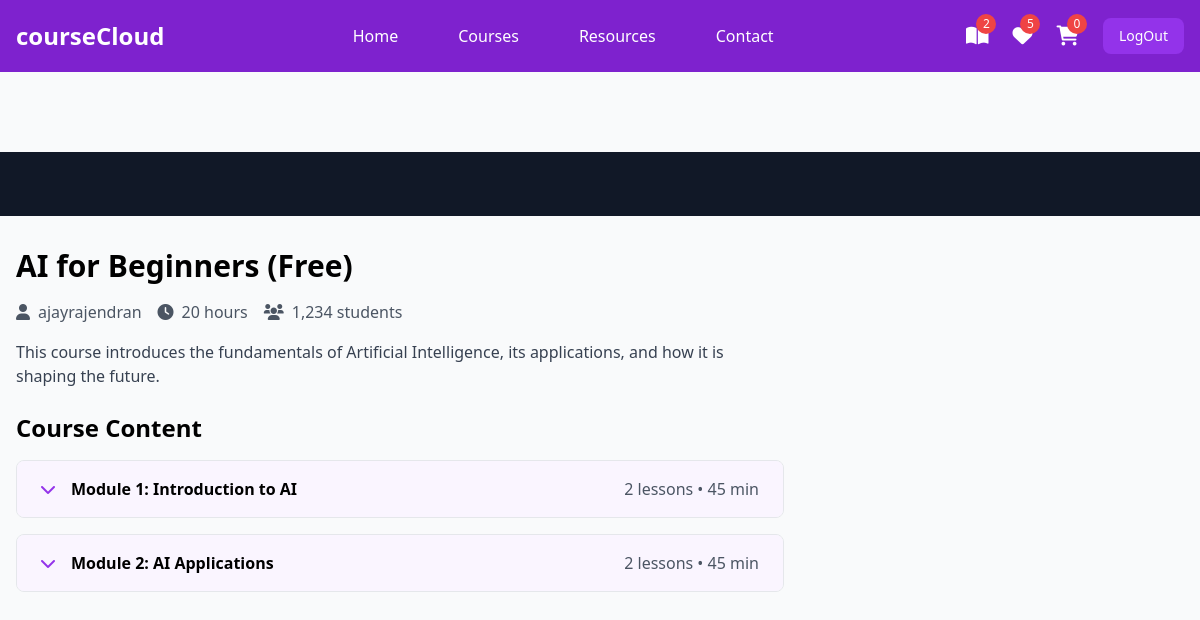
Screenshot of /student/courses/5/watch/ (signed in) with the database file from the repository.
### instructor/models.py (models this page shows, shortened)
class User(AbstractUser):
    ROLE_CHOICES =(
        ("instructor","Instructor"),
        ("student","Student")
    )
    role=models.CharField(max_length=20,choices=ROLE_CHOICES,default="student")

class Course(models.Model):
    title=models.CharField(max_length=200)
    description=models.TextField()
    price=models.DecimalField(decimal_places=2,max_digits=7)
    owner=models.ForeignKey(User,on_delete=models.SET_NULL,related_name="courses",null=True)
    is_free=models.BooleanField(default=False)
    picture=models.ImageField(upload_to="courseimages",null=True,blank=True,default="courseimages/default.png")
    thumbnail=EmbedVideoField()
    category_objects=models.ManyToManyField(Category)
    created_at=models.DateTimeField(auto_now_add=True)
    updated_at=models.DateTimeField(auto_now=True)

class Module(models.Model):
    title=models.CharField(max_length=200)
    course_object=models.ForeignKey(Course,on_delete=models.CASCADE,related_name="modules")
    order=models.PositiveIntegerField()

### student/views.py (the view)
# urls.py: path('courses/<int:pk>/watch/',views.LessonDetailView.as_view(),name="lesson-detail"),
@method_decorator(signin_required,name="dispatch")
class LessonDetailView(View):
    def get(self,request,*args,**kwargs):
        course_id=kwargs.get("pk")
        course_instance=Course.objects.get(id=course_id)
        purchased_courses=request.user.purchase.filter(is_paid=True).values_list("course_objects",flat=True)
        if course_instance.id not in purchased_courses:
            return redirect("index")
        query_params=request.GET
        module_id=query_params.get("module") if "module" in query_params else course_instance.modules.first().id
        module_instance=Module.objects.get(id=module_id,course_object=course_instance)
        lesson_id=query_params.get("lesson") if "lesson" in query_params else module_instance.lessons.first().id
        lesson_instance=Lesson.objects.get(id=lesson_id,module_object=module_instance)
        return render(request,"lesson_detail.html",{"course":course_instance,"lesson":lesson_instance})

### student/context_processors.py (called while the page is built)
def course_context(request):
    count=0
    if request.user.is_authenticated:
        orders=request.user.purchase.filter(is_paid=True)
        count=len([c for o in orders for c in o.course_objects.all()])
    return {"count":count}

### student/templates/lesson_detail.html (shortened to what this page needs)
{%extends 'base.html'%}
{%load embed_video_tags%}
{%block main_block%}
    <div class="pt-20">
        <div class="bg-gray-900 w-full">
            <div class="max-w-screen-xl mx-auto px-4 py-8">
            </div>
        </div>
        <div class="max-w-screen-xl mx-auto px-4 py-8 grid grid-cols-1 lg:grid-cols-3 gap-8">
            <div class="lg:col-span-2">
                <h1 class="text-3xl font-bold mb-4">{{course.title}}</h1>
                <div class="flex items-center mb-4 text-gray-600">
                    <span class="mr-4"><i class="fas fa-user mr-2"></i>{{course.owner}}</span>
                    <span class="mr-4"><i class="fas fa-clock mr-2"></i>20 hours</span>
                    <span><i class="fas fa-users mr-2"></i>1,234 students</span>
                </div>
                <p class="text-gray-700 mb-6">{{course.description}}</p>
                <div class="space-y-4">
                    <h2 class="text-2xl font-bold mb-4">Course Content</h2>
                    {%for module in course.modules.all%}
                    <div class="border rounded-lg overflow-hidden">
                        <button class="w-full px-6 py-4 bg-purple-50 hover:bg-purple-100 flex items-center justify-between" onclick="toggleModule('module{{forloop.counter}}')">
                            <div class="flex items-center">
                                <i class="fas fa-chevron-down mr-4 text-purple-600"></i>
                                <span class="font-semibold">Module {{forloop.counter}}: {{module.title}}</span>
                            </div>
                            <span class="text-gray-600">{{module.lessons.all.count}} lessons • 45 min</span>
                        </button>
                    </div>
                    {%endfor%}
                </div>
            </div>
        </div>
    </div>
{%endblock%}

### student/templates/base.html (shortened to what this page needs)
<!DOCTYPE html>
<html lang="en">
<head>
    <script src="https://cdn.tailwindcss.com"></script>
    <link href="https://cdnjs.cloudflare.com/ajax/libs/font-awesome/6.0.0/css/all.min.css" rel="stylesheet">
</head>
<body class="bg-gray-50">
    <nav class="bg-purple-700 fixed w-full z-20 top-0 left-0 sticky">
        <div class="max-w-screen-xl flex flex-wrap items-center justify-between mx-auto p-4">
            <a href="#" class="flex items-center">
                <span class="self-center text-2xl font-semibold text-white">courseCloud</span>
            </a>
            <div class="items-center justify-between hidden w-full md:flex md:w-auto md:order-1">
                <ul class="flex flex-col p-4 md:p-0 mt-4 font-medium md:flex-row md:space-x-8 md:mt-0">
                    <li><a href="#" class="block py-2 pl-3 pr-4 text-white hover:text-purple-200">Home</a></li>
                    <li><a href="#" class="block py-2 pl-3 pr-4 text-white hover:text-purple-200">Courses</a></li>
                    <li><a href="#" class="block py-2 pl-3 pr-4 text-white hover:text-purple-200">Resources</a></li>
                    <li><a href="#" class="block py-2 pl-3 pr-4 text-white hover:text-purple-200">Contact</a></li>
                </ul>
            </div>
            <div class="flex items-center space-x-6 md:order-2">
                <div class="relative group">
                    <a href="{%url 'mycourses'%}" class="text-white hover:text-purple-200">
                        <i class="fas fa-book-open text-xl"></i>
                        <span class="absolute -top-2 -right-2 bg-red-500 text-white text-xs rounded-full h-5 w-5 flex items-center justify-center">{{count}}</span>
                    </a>
                </div>
                <div class="relative group">
                    <a href="#" class="text-white hover:text-purple-200">
                        <i class="fas fa-heart text-xl"></i>
                        <span class="absolute -top-2 -right-2 bg-red-500 text-white text-xs rounded-full h-5 w-5 flex items-center justify-center">5</span>
                    </a>
                </div>
                <div class="relative group">
                    <a href="{%url 'cart-summary'%}" class="text-white hover:text-purple-200">
                        <i class="fas fa-shopping-cart text-xl"></i>
                        <span class="absolute -top-2 -right-2 bg-red-500 text-white text-xs rounded-full h-5 w-5 flex items-center justify-center">{{request.user.basket.all.count}}</span>
                    </a>
                </div>
                <a href="{%url 'signout'%}">
                    <button class="text-white bg-purple-600 hover:bg-purple-800 focus:ring-4 focus:outline-none focus:ring-purple-300 font-medium rounded-lg text-sm px-4 py-2 text-center">
                    LogOut
                    </button>
                </a>
            </div>
        </div>
    </nav>
    {%block main_block%}
    {%endblock%}
</body>
</html>

### rows the page displays
User: user.basket.all.count "0"
Course: title "AI for Beginners (Free)", owner "ajayrajendran", description "This course introduces the fundamentals of Artificial Intelligence, its applications, and how it is shaping the future."
Module: title "Introduction to AI", lessons.all.count "2"
Module: title "AI Applications", lessons.all.count "2"

### other values shown
{{ count }} "2"
